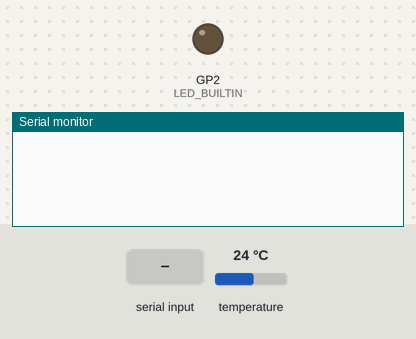
Bench run of a sketch on a simulated Raspberry Pi Pico. On the bench: output pins drawn as LEDs (lit = HIGH), the last lines printed to the serial monitor. The test bench sets the inputs (shaded band); at power-on: temperature 24 °C.

Above: at 1.2 s.
1.3 s: "TEMP\n" received over Serial
At 2.5 s:
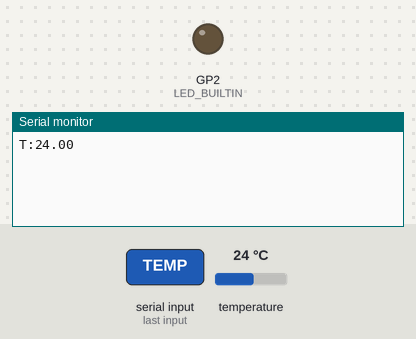
3.5 s: "1\n" received over Serial
At 4.9 s:
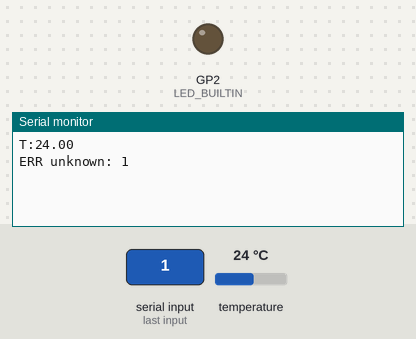

The sketch:

sensor_temp_48.ino
```cpp
// snippet: sensor_temp_48
// tags: temperature, sensor, millis, onewire, dallastemperature
// boards: avr, esp32, megaavr, nano33iot, romi32u4, rp2040
// library: OneWire, DallasTemperature
// description: On serial command TEMP, read DS18B20 on pin 3 and reply T:<celsius>
// prompts: serial, command, ds18b20, <celsius>, declare, dallastemperature
// verified: compile-only
// source: kd-generated (id 48)
// exact-include: OneWire.h, DallasTemperature.h

#ifndef LED_BUILTIN
#define LED_BUILTIN 2  // ESP32 core may not define it (rule_led_builtin)
#endif

#include <OneWire.h>
#include <DallasTemperature.h>

#define ONE_WIRE_PIN 3
OneWire oneWire(ONE_WIRE_PIN);
DallasTemperature sensors(&oneWire);
float tempC = 0.0;
bool readingTemp = false;
unsigned long prevMs = 0;

void setup() {
  Serial.begin(9600);
  sensors.begin();
  pinMode(LED_BUILTIN, OUTPUT);
}

void loop() {
  if (!Serial.available()) return;

  String cmd = Serial.readStringUntil('\n');
  cmd.trim();
  if (cmd.length() == 0) return;

  if (cmd == "TEMP") {
    readingTemp = true;
  } else {
    Serial.print("ERR unknown: "); Serial.println(cmd);
  }

  if (readingTemp) {
    unsigned long now = millis();
    if (now - prevMs >= 1000) {
      prevMs = now;
      sensors.requestTemperatures();  // Dallas: trigger a conversion on the 1-Wire bus (blocks ~750ms)
      tempC = sensors.getTempCByIndex(0);  // Dallas: Celsius for device index (0-based)
      if (tempC != DEVICE_DISCONNECTED_C) {
        Serial.print("T:");
        Serial.println(tempC);
        readingTemp = false;
      }
    }
  }
}
```

Measured:
- after the input at 1.3 s, the serial monitor: prints a new line after 0.76 s (image 1)
- after the input at 3.5 s, the serial monitor: prints a new line at once (image 2)
